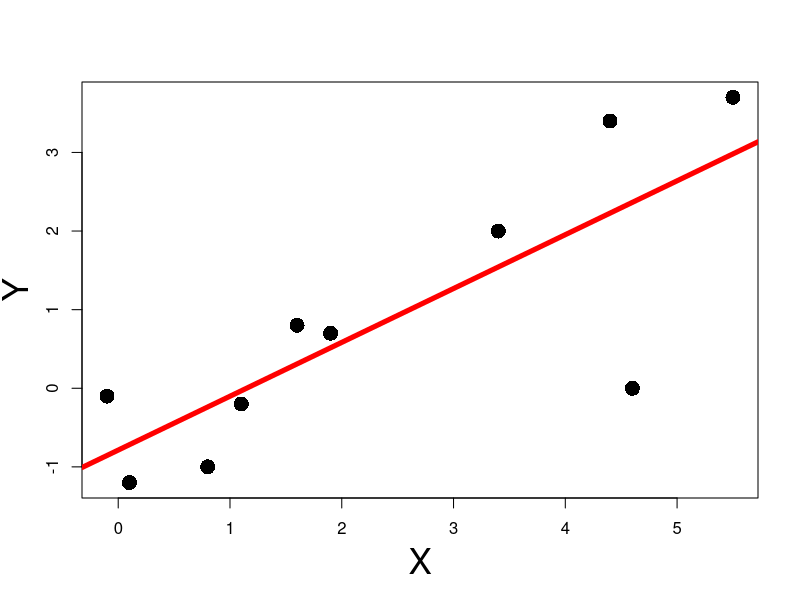
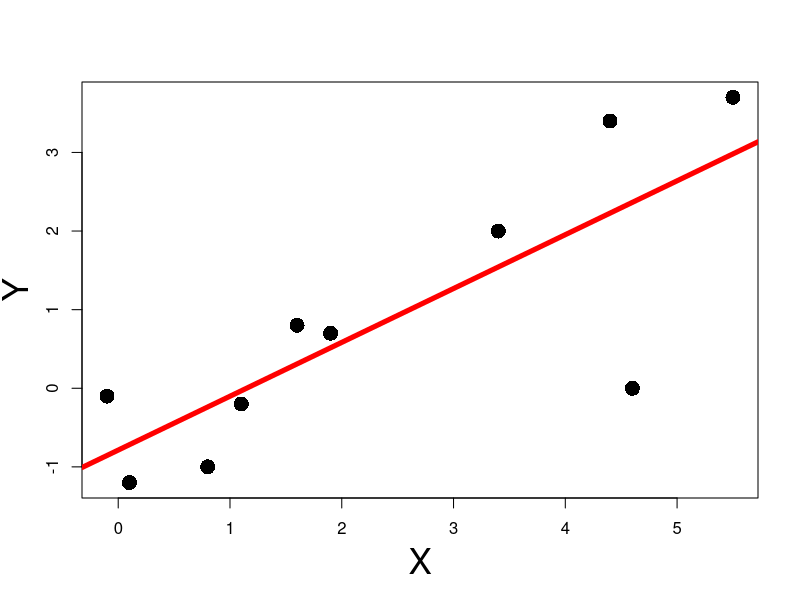
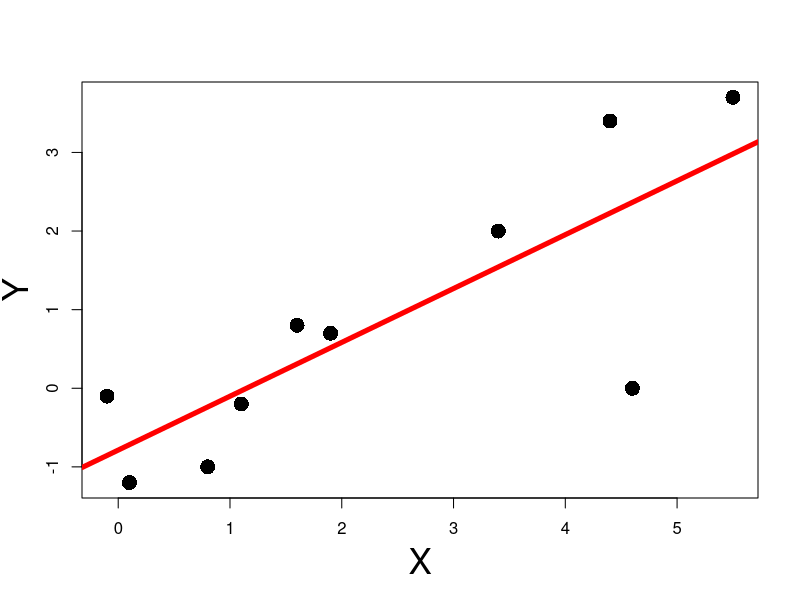
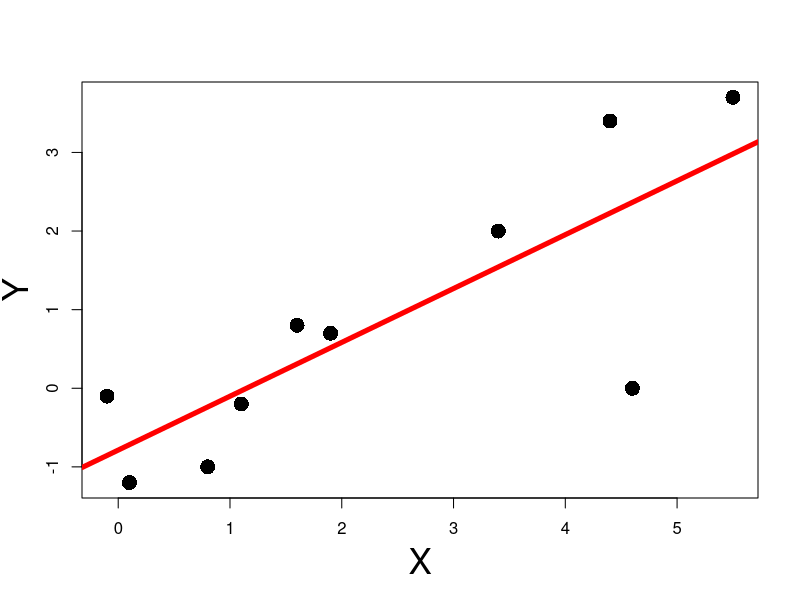

These charts were generated, in order, by the following R code:
## ---- chunk 1
#| echo: false
#| fig-asp: 1

# Read the data
x <- c(1.9, 0.8, 1.1, 0.1, -0.1, 4.4, 4.6, 1.6, 5.5, 3.4)
y <- c(0.7, -1.0, -0.2, -1.2, -0.1, 3.4, 0.0, 0.8, 3.7, 2.0)

# Create the plot
plot(x, y, xlab = "", ylab = "", pch = 16, cex = 2)

# Add labels
mtext("X", side = 1, line = 3, cex = 2.1)
mtext("Y", side = 2, line = 2.5, cex = 2.1)

# Fit linear regression
fit <- lm(y ~ x)

# Plot regression line in red
abline(fit, col = "red", lwd = 5)
## ---- chunk 2
#| echo: false
#| fig-asp: 1

# Read the data
x <- c(1.9, 0.8, 1.1, 0.1, -0.1, 4.4, 4.6, 1.6, 5.5, 3.4)
y <- c(0.7, -1.0, -0.2, -1.2, -0.1, 3.4, 0.0, 0.8, 3.7, 2.0)

# Create the plot
plot(x, y, xlab = "", ylab = "", pch = 16, cex = 2)

# Add labels
mtext("X", side = 1, line = 3, cex = 2.1)
mtext("Y", side = 2, line = 2.5, cex = 2.1)

# Fit linear regression
fit <- lm(y ~ x)

# Plot regression line in red
abline(fit, col = "red", lwd = 5)
## ---- chunk 3
#| echo: false
#| fig-asp: 1

# Read the data
x <- c(1.9, 0.8, 1.1, 0.1, -0.1, 4.4, 4.6, 1.6, 5.5, 3.4)
y <- c(0.7, -1.0, -0.2, -1.2, -0.1, 3.4, 0.0, 0.8, 3.7, 2.0)

# Create the plot
plot(x, y, xlab = "", ylab = "", pch = 16, cex = 2)

# Add labels
mtext("X", side = 1, line = 3, cex = 2.1)
mtext("Y", side = 2, line = 2.5, cex = 2.1)

# Fit linear regression
fit <- lm(y ~ x)

# Plot regression line in red
abline(fit, col = "red", lwd = 5)
## ---- chunk 4
#| echo: false
#| fig-asp: 1

# Read the data
x <- c(1.9, 0.8, 1.1, 0.1, -0.1, 4.4, 4.6, 1.6, 5.5, 3.4)
y <- c(0.7, -1.0, -0.2, -1.2, -0.1, 3.4, 0.0, 0.8, 3.7, 2.0)

# Create the plot
plot(x, y, xlab = "", ylab = "", pch = 16, cex = 2)

# Add labels
mtext("X", side = 1, line = 3, cex = 2.1)
mtext("Y", side = 2, line = 2.5, cex = 2.1)

# Fit linear regression
fit <- lm(y ~ x)

# Plot regression line in red
abline(fit, col = "red", lwd = 5)
